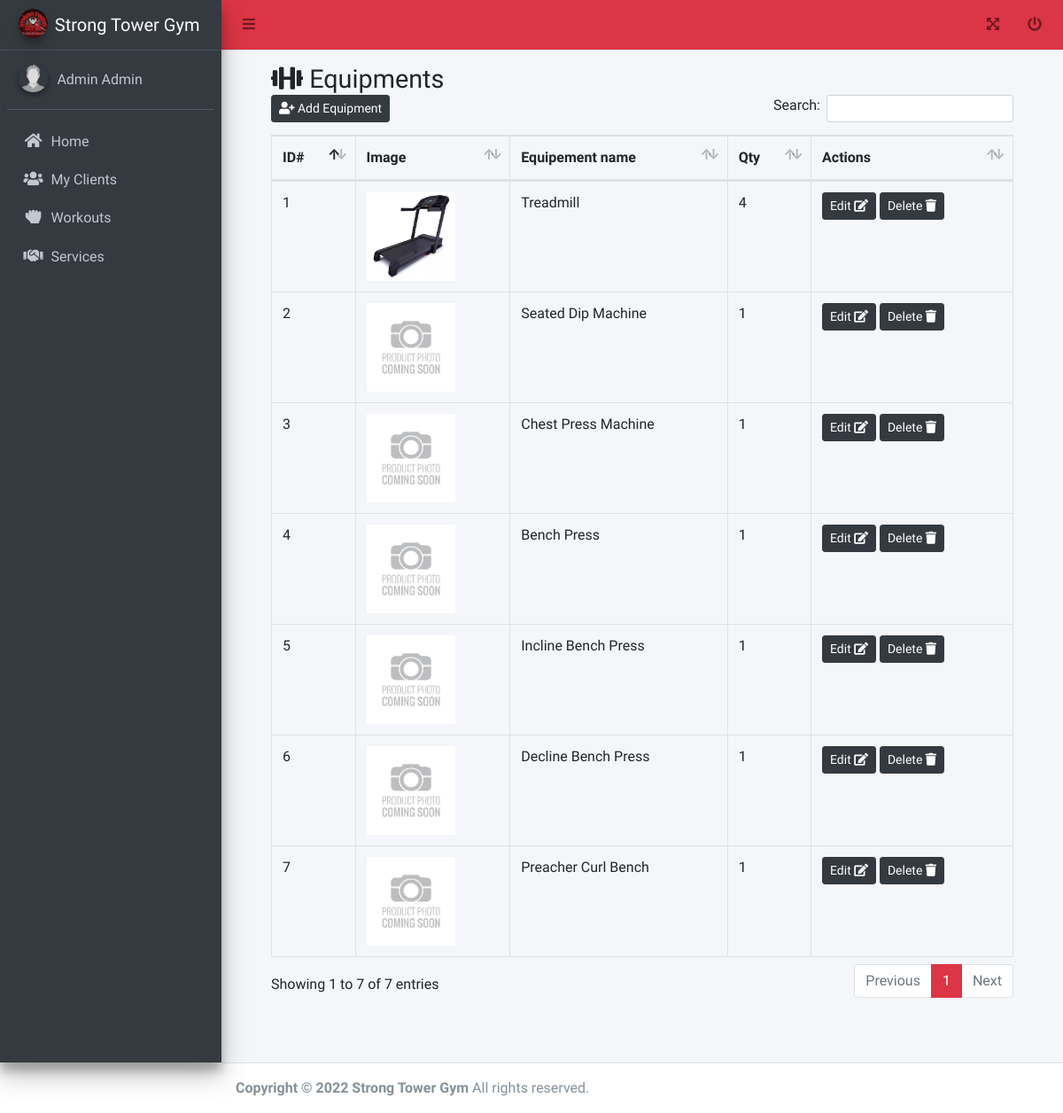
The page /trainer/equipments.php (signed in) on the database as committed earlier.
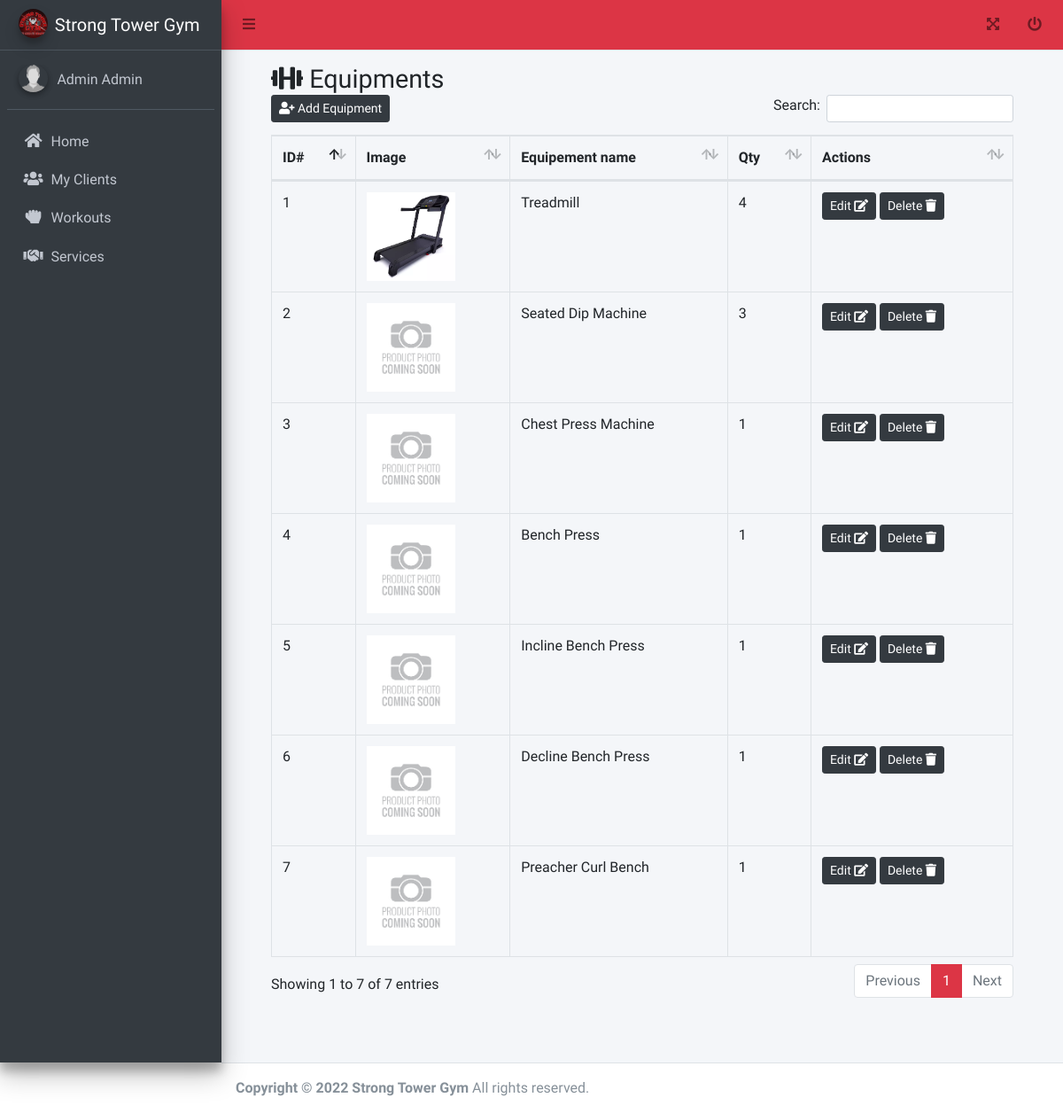
The same page on the database as committed later.
### tables this page shows
CREATE TABLE `tbl_equipment` (
  `id` int(11) NOT NULL AUTO_INCREMENT,
  `image` text DEFAULT NULL,
  `name` varchar(255) DEFAULT NULL,
  `qty` int(11) DEFAULT NULL,
  `description` text DEFAULT NULL,
  `created_date` datetime DEFAULT current_timestamp(),
  `updated_date` datetime DEFAULT current_timestamp(),
  `deleted_flag` tinyint(4) DEFAULT 0,
  `enabled` tinyint(4) DEFAULT 1,
  `branch_id` int(11) DEFAULT NULL,
  PRIMARY KEY (`id`)
);

### functions.php (called while the page is built, shortened)
<?php
function get_list($sql)
{
  $data = array();
  $result = mysqli_query($_SESSION['conn'], $sql);
  while ($row = mysqli_fetch_assoc($result)) {
    $data[] = $row;
  }
  return $data;
}

### trainer/equipments.php (the view, shortened to what this page needs)
<?php include('header.php'); ?>
<link rel="stylesheet" href="../adminlte/plugins/datatables-bs4/css/dataTables.bootstrap4.min.css">
<link rel="stylesheet" href="../adminlte/plugins/datatables-responsive/css/responsive.bootstrap4.min.css">
<link rel="stylesheet" href="../adminlte/plugins/datatables-buttons/css/buttons.bootstrap4.min.css">
<div>
  <div class="content-wrapper">
    <div class="content-header">
      <div class="container-fluid" id="content">
        <div class="row mb-2">
          <div class="col-sm-12">
            <h1 class="m-0"><i class="fa fa-dumbbell"></i> Equipments</h1>
          </div>
          <div class="col-sm-12">
            <table id="example2" class="table table-bordered table-hover dataTable dtr-inline" aria-describedby="example2_info">
              <thead>
                <tr>
                  <th>ID#</th>
                  <th>Image</th>
                  <th>Equipement name</th>
                  <th>Qty</th>
                  <?php if (in_array($_SESSION['user']->access_id, array(1, 2))) { ?>
                    <th>Actions</th>
                  <?php } ?>
                </tr>
              </thead>
              <tbody>
                <?php foreach (get_list("select * from tbl_equipment where deleted_flag = 0") as $res) { ?>
                  <tr>
                    <td><?php echo $res['id']; ?></td>
                    <td><img src="../equipments/<?php echo $res['image']; ?>" style="width:100px;height:100px;object-fit:contain"></td>
                    <td><?php echo ucfirst($res['name']); ?></td>
                    <td><?php echo ucfirst($res['qty']); ?></td>
                    <?php if (in_array($_SESSION['user']->access_id, array(1, 2))) { ?>
                      <td>
                        <form method="post" onsubmit="return confirm('Are You Sure?');">
                          <a href="edit_equipment.php?id=<?= $res['id']; ?>" class="btn btn-sm btn-dark"> Edit <i class="fa fa-edit"></i> </a>
                          <button type="submit" class="btn btn-sm btn-dark" name="delete" value="<?php echo $res['id']; ?>"> Delete <i class="fa fa-trash"></i> </button>
                        </form>
                      </td>
                    <?php } ?>
                  </tr>
                <?php } ?>
              </tbody>
            </table>
          </div>
        </div>
      </div>
    </div>
  </div>
</div>
</div>
<?php include('footer.php'); ?>

### trainer/header.php (shortened to what this page needs)
<?php
require_once('../functions.php');
function activate($array)
{
  $page = $_SERVER['PHP_SELF'];
  $page = explode("/", $page);
  $current = end($page);
  $current = str_replace(".php", "", $current);
    return "";
}
?>
<!DOCTYPE html>
<html lang="en">
<head>
  <link rel="stylesheet" href="../adminlte/plugins/fontawesome-free/css/all.min.css">
  <link rel="stylesheet" href="../adminlte/plugins/datatables-bs4/css/dataTables.bootstrap4.min.css">
  <link rel="stylesheet" href="../adminlte/plugins/datatables-responsive/css/responsive.bootstrap4.min.css">
  <link rel="stylesheet" href="../adminlte/plugins/datatables-buttons/css/buttons.bootstrap4.min.css">
  <link rel="stylesheet" href="../adminlte/dist/css/adminlte.min.css">
  <link rel="stylesheet" href="../adminlte/css/admin.css">
</head>
<body class="hold-transition sidebar-mini">
  <div class="wrapper">
    <nav class="main-header navbar navbar-expand navbar-danger navbar-light">
      <ul class="navbar-nav">
        <li class="nav-item">
          <a class="nav-link" data-widget="pushmenu" href="#" role="button"><i class="fas fa-bars"></i></a>
        </li>
      </ul>
      <ul class="navbar-nav ml-auto">
        <li class="nav-item">
          <a class="nav-link" data-widget="fullscreen" href="#" role="button">
            <i class="fas fa-expand-arrows-alt"></i>
          </a>
        </li>
        <li class="nav-item">
          <a class="nav-link" data-toggle="modal" data-target="#modal-default" role="button">
            <i class="fas fa-power-off"></i>
          </a>
        </li>
      </ul>
    </nav>
    <aside class="main-sidebar elevation-4 sidebar-dark-danger">
      <a href="#" class="brand-link">
        <img src="../adminlte/dist/img/logo.jpg" alt="AdminLTE Logo" class="brand-image img-circle elevation-3" style="opacity: .8">
        <span class="brand-text font-weight-light">Strong Tower Gym</span>
      </a>
      <div class="sidebar">
        <div class="user-panel mt-3 pb-3 mb-3 d-flex">
          <div class="image">
            <img src="../profile/<?= $_SESSION['user']->picture ?>" class="img-circle elevation-2" alt="User Image">
          </div>
          <div class="info">
            <a href="#" class="d-block"><?= ucfirst($_SESSION['user']->first_name) . ' ' . ucfirst($_SESSION['user']->last_name); ?></a>
          </div>
        </div>
        <nav class="mt-2">
          <ul class="nav nav-pills nav-sidebar flex-column" data-widget="treeview" role="menu" data-accordion="false">
            <li class="nav-item"><a href="home.php" class="nav-link <?= activate(array("home")) ?>"><i class="fa fa-home nav-icon"></i>
                <p>Home</p>
              </a></li>
            <li class="nav-item"><a href="my_clients.php" class="nav-link <?= activate(array("my_clients", "create_my_client", "edit_my_client", "bmi")) ?>" name="admin/trainer_clients"><i class="fa fa-users nav-icon"></i>
                <p>My Clients</p>
              </a></li>
            <li class="nav-item"><a href="workouts.php" class="nav-link <?= activate(array("workouts", "create_workout", "edit_workout")) ?>" name="admin/workouts"><i class="fa fa-hand-rock nav-icon"></i>
                <p>Workouts</p>
              </a></li>
            <li class="nav-item"><a href="services.php" class="nav-link <?= activate(array("services", "create_service", "edit_service")) ?>" name="admin/services"><i class="fa fa-handshake nav-icon"></i>
                <p>Services</p>
              </a></li>
          </ul>
        </nav>
      </div>
    </aside>

### trainer/footer.php (shortened to what this page needs)
<footer class="main-footer">
  <strong>Copyright &copy; 2022 Strong Tower Gym</strong> All rights reserved.
</footer>
</body>
</html>

### adminlte/css/admin.css (style rules this page uses)
#content { padding: 3em; padding-top: 0px; min-height: 85vh; }

Rows that differ between the two databases and show on the page:
changed tbl_equipment "Seated Dip Machine": qty "1" → "3"
